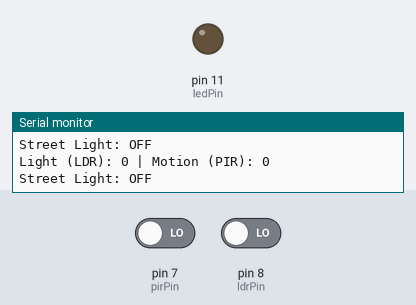
The sketch below on a simulated Arduino Uno, built with avr-gcc and run on an emulated ATmega328P. On the bench: output pins drawn as LEDs (lit = HIGH), the last lines printed to the serial monitor. The inputs (shaded band) are chosen by the test bench; at power-on: pin 7 (pirPin) LOW, pin 8 (ldrPin) LOW.

Above: at 2.8 s.
2.9 s: pin 7 (pirPin) driven HIGH and pin 8 (ldrPin) driven HIGH
At 4.2 s:
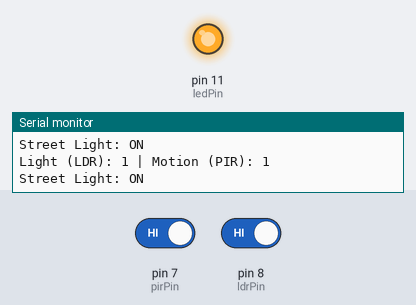
4.5 s: pin 7 (pirPin) driven LOW
At 5.7 s:
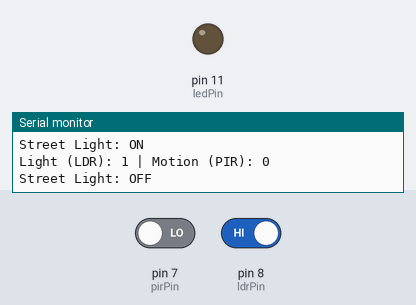
6.5 s: pin 7 (pirPin) driven HIGH
At 7.3 s:
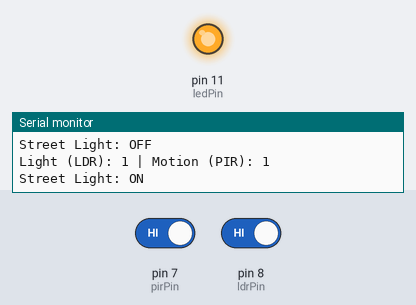
Timing chart, 0 to 9.5 s (numbered marks = the images above; inputs shaded):
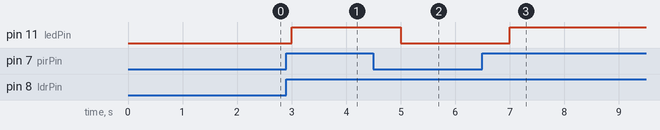

The sketch:

smart_street_light.ino
```cpp
// Define the pin numbers for each component
const int ledPin = 11;
const int pirPin = 7;
const int ldrPin = 8; // Digital pin for the LDR's DO pin

// The setup function runs once when the Arduino is powered on.
void setup() {
  // Initialize serial communication for debugging
  Serial.begin(9600);

  // Set the LED pin as an OUTPUT
  pinMode(ledPin, OUTPUT);
  // Set both sensor pins as INPUT
  pinMode(pirPin, INPUT);
  pinMode(ldrPin, INPUT);
}

// The loop function runs over and over again forever.
void loop() {
  // Read the current values from the sensors
  int ldrValue = digitalRead(ldrPin);
  int pirValue = digitalRead(pirPin);

  // Print the sensor values to the Serial Monitor for debugging
  Serial.print("Light (LDR): ");
  Serial.print(ldrValue);
  Serial.print(" | Motion (PIR): ");
  Serial.println(pirValue);

  // The core logic: check if it's dark AND if motion is detected
  // For most modules, LOW = DARK. If yours is opposite, change ldrValue == LOW to ldrValue == HIGH
  if (ldrValue == HIGH && pirValue == HIGH) {
    // If both conditions are true, turn the LED ON
    digitalWrite(ledPin, HIGH);
    Serial.println("Street Light: ON");
  } else {
    // If either condition is false, turn the LED OFF
    digitalWrite(ledPin, LOW);
    Serial.println("Street Light: OFF");
  }

  // A small delay to keep the Serial Monitor from cluttering up
  delay(1000);
}
```

Measured:
- after the input at 2.9 s, pin 11 (ledPin): LOW → HIGH after 0.10 s
- after the input at 4.5 s, pin 11 (ledPin): HIGH → LOW after 0.50 s
- after the input at 6.5 s, pin 11 (ledPin): LOW → HIGH after 0.50 s
